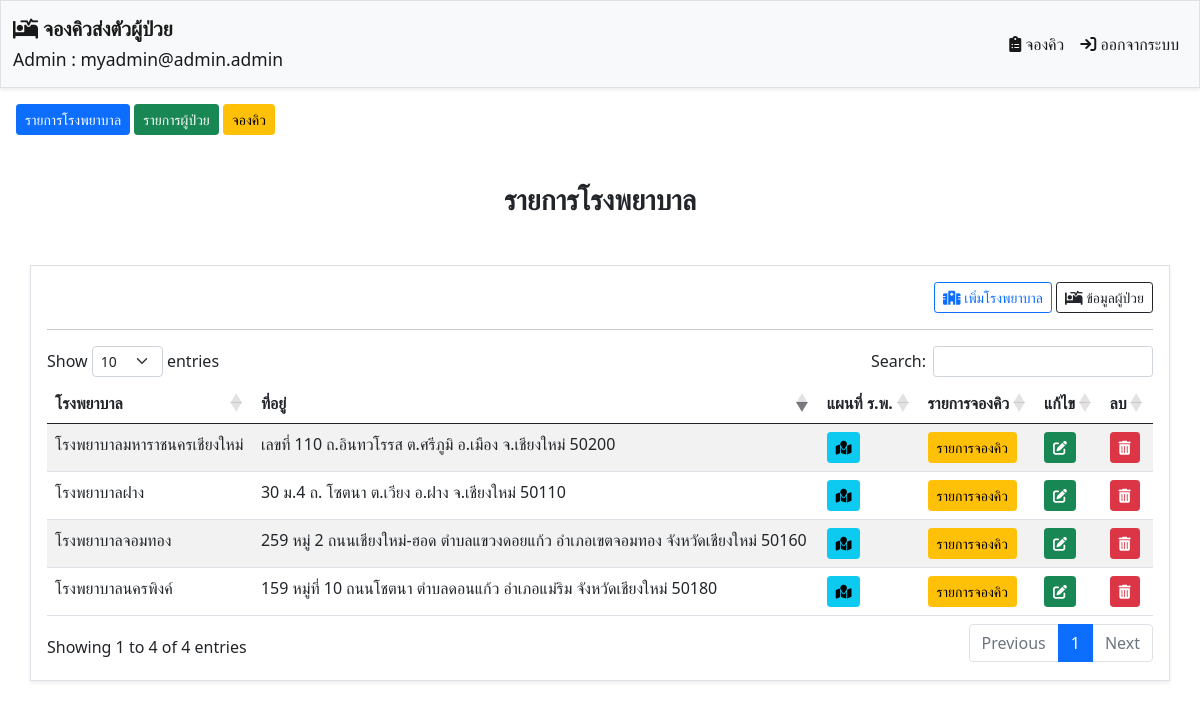
Screenshot of /index.php?op=admin-dashboard&did=42303 (signed in) with the database file from the repository.
### tables this page shows
CREATE TABLE `data_hospita` (
  `hospita_id` int(11) NOT NULL,
  `hospita_code` int(11) DEFAULT NULL,
  `hospita_image` varchar(100) DEFAULT NULL,
  `hospita_name` varchar(100) DEFAULT NULL,
  `hospita_address` varchar(100) DEFAULT NULL,
  `hospita_agency` varchar(30) DEFAULT NULL,
  `hospita_province` varchar(30) DEFAULT NULL,
  `hospita_map` text,
  `hospita_status` int(11) DEFAULT '0',
  `hospita_latAndlong` varchar(100) DEFAULT NULL
);

### index.php (called while the page is built, shortened)
<?php
include_once('dbconnect/dbconnect.php');
include_once('actionclass/admin-add-hospital.class.php');
include_once('layout/layout.php');

### actionclass/admin-add-hospital.class.php (called while the page is built, shortened)
<?php
class adminAddHospitalClass extends dbconnect{
    static public function getDataAll(){
        $sql = "SELECT * FROM data_hospita WHERE hospita_status = ?";
        $data = array(0);
        return self::getExecute($sql, $data);
    }
}

### dbconnect/dbconnect.php (called while the page is built, shortened)
<?php
class dbconnect{
    static private function conn(){
        $servername = "localhost";
        $username = "root";
        $password = "123456789";
        $db = 'reserve-data';
        $conn = new PDO("mysql:host=$servername;dbname=$db", $username, $password, array(PDO::MYSQL_ATTR_INIT_COMMAND => 'SET NAMES \'UTF8\''));
        $conn->setAttribute(PDO::ATTR_ERRMODE, PDO::ERRMODE_EXCEPTION);
        return $conn;
    }
    static public function getExecute($sql, $data){
        $sth = self::conn()->prepare($sql);
        $sth->execute($data);
        return $sth->fetchAll(PDO::FETCH_ASSOC);
    }
}

### component/admin-dashboard.php (the view, shortened to what this page needs)
<div class="col-12 text-center mt-5">
    <h3><strong>รายการโรงพยาบาล</strong></h3>
</div>
<?php
    $resData = adminAddHospitalClass::getDataAll();
?>
<section class="container mt-5 border shadow-sm p-3">
    <div class="col-12 text-end">
        <a href="?op=admin-add-hospital" class="btn-sm btn btn-outline-primary"><i class="fa-solid fa-hospital"></i> เพิ่มโรงพยาบาล</a>
        <a href="?op=user-data-list" class="btn-sm btn btn-outline-dark"><i class="fa-solid fa-bed-pulse"></i> ข้อมูลผู้ป่วย </a>
    </div>
    <hr>
    <table id="example" class="table table-striped w-100">
        <thead>
            <tr>
                <th>โรงพยาบาล</th>
                <th>ที่อยู่</th>
                <th>แผนที่ ร.พ.</th>
                <th>รายการจองคิว</th>
                <th>แก้ไข</th>
                <th>ลบ</th>
            </tr>
        </thead>
        <tbody>
            <?php foreach($resData as $key=>$item):?>
                <tr>
                    <td><?php echo $item['hospita_name']?></td>
                    <td><?php echo $item['hospita_address']?></td>
                    <td>
                        <a href="<?php echo $item['hospita_map']?>" target="_black" class="btn btn-sm btn-info"><i class="fa-solid fa-map-location"></i></a>
                    </td>
                    <td>
                        <a href="?op=queue&qID=<?php echo $item['hospita_code']?>&rp=<?php echo $item['hospita_name']?>" class="btn btn-sm btn-warning ">รายการจองคิว</a>
                    </td>
                    <td>
                        <a href="?op=admin-add-hospital&eid=<?php echo $item['hospita_code']?>" class="btn btn-sm btn-success"><i class="fa-solid fa-pen-to-square"></i></a>
                    </td>
                    <td>
                        <a href="?op=admin-dashboard&did=<?php echo $item['hospita_code']?>" class="btn btn-sm btn-danger" onclick="if(!confirm('ฉันต้องการลบรายการนี้!')) return false"><i class="fa-solid fa-trash-can"></i></a>
                    </td>
                </tr>
            <?php endforeach;?>
        </tbody>
    </table>
</section>

### rows the page displays
data_hospita: hospita_name "โรงพยาบาลมหาราชนครเชียงใหม่", hospita_address "เลขที่ 110 ถ.อินทวโรรส ต.ศรีภูมิ อ.เมือง จ.เชียงใหม่ 50200"
data_hospita: hospita_name "โรงพยาบาลนครพิงค์", hospita_address "159 หมู่ที่ 10 ถนนโชตนา ตำบลดอนแก้ว อำเภอแม่ริม จังหวัดเชียงใหม่ 50180"
data_hospita: hospita_name "โรงพยาบาลจอมทอง", hospita_address "259 หมู่ 2 ถนนเชียงใหม่-ฮอด ตำบลแขวงดอยแก้ว อำเภอเขตจอมทอง จังหวัดเชียงใหม่ 50160"
data_hospita: hospita_name "โรงพยาบาลฝาง", hospita_address "30 ม.4 ถ. โซตนา ต.เวียง อ.ฝาง จ.เชียงใหม่ 50110"

### other values shown
$_SESSION['adminName'] "myadmin@admin.admin"
